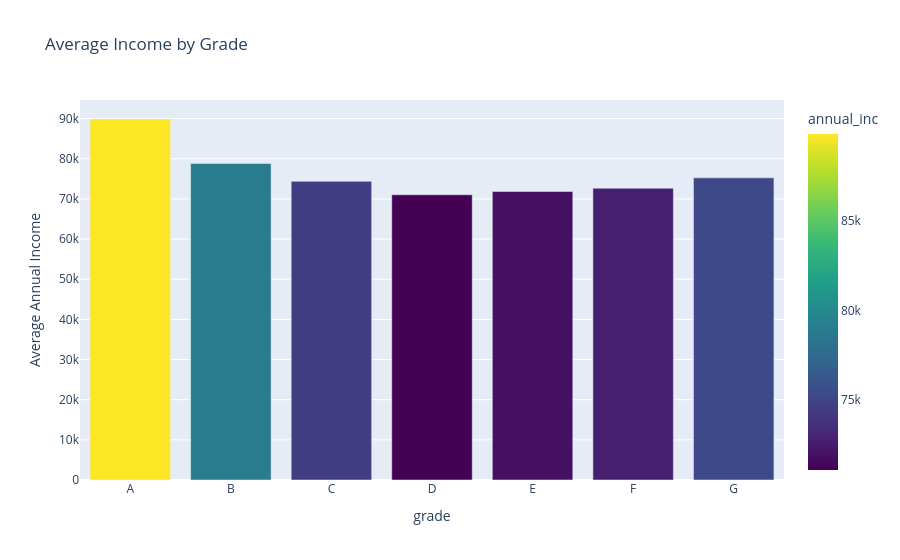

Notebook code for this chart:
### Code cell
print("\n" + "="*80)
print("SECTION 4: BORROWER PROFILE ANALYSIS")
print("="*80)

# The extra dataset appears to contain critical info: let's use it as base
# Merge loan_core with other datasets
# Since all datasets are row-aligned and IDs are all NaN, use index-based concatenation

# Reset indices and concatenate horizontally (by column)
loan_core_reset = loan_core.reset_index(drop=True)
extra_reset = extra.reset_index(drop=True)
borrower_reset = borrower.reset_index(drop=True)
credit_history_reset = credit_history.reset_index(drop=True)
account_balances_reset = account_balances.reset_index(drop=True)
account_activity_reset = account_activity.reset_index(drop=True)

# Combine all datasets using pd.concat on axis=1 (columns)
full_data = pd.concat([
    loan_core_reset,
    extra_reset[[col for col in extra_reset.columns if col not in loan_core_reset.columns]].iloc[:, :-1],
    borrower_reset[[col for col in borrower_reset.columns if col not in loan_core_reset.columns]],
    credit_history_reset[[col for col in credit_history_reset.columns if col not in loan_core_reset.columns]],
    account_balances_reset[[col for col in account_balances_reset.columns if col not in loan_core_reset.columns]],
    account_activity_reset[[col for col in account_activity_reset.columns if col not in loan_core_reset.columns]]
], axis=1)

print(f"\nFull Dataset Shape: {full_data.shape}")
print(f"Data Completeness: {(1 - full_data.isna().sum().sum() / (full_data.shape[0] * full_data.shape[1])) * 100:.1f}%")

# 4.1: Income Analysis
print("\n\n4.1 INCOME DISTRIBUTION BY GRADE")
print("-" * 80)

if 'annual_inc' in full_data.columns:
    income_by_grade = (
        full_data.dropna(subset=['annual_inc'])
        .groupby('grade')['annual_inc']
        .agg(['count', 'mean', 'median', 'std', 'min', 'max'])
        .round(2)
    )
    print(income_by_grade)
    print(f"\nKey Insight: Check if grade assignment aligns with income profiles.")
    print(f"(Higher grades should generally reflect higher/more stable income)")
    
    import plotly.express as px

income_grade = full_data.groupby("grade")["annual_inc"].mean().reset_index()

fig = px.bar(
    income_grade,
    x="grade",
    y="annual_inc",
    title="Average Income by Grade",
    color="annual_inc",
    color_continuous_scale="Viridis"
)

fig.update_layout(yaxis_title="Average Annual Income")
fig.show()

# 4.2: Default Rate by Income Bands
print("\n\n4.2 DEFAULT RATE BY INCOME BANDS")
print("-" * 80)

if 'annual_inc' in full_data.columns:
    full_data_clean = full_data.dropna(subset=['annual_inc'])
    
    # Create income quintiles
    full_data_clean['income_quintile'] = pd.qcut(
        full_data_clean['annual_inc'],
        q=5,
        labels=['Q1 (Lowest)', 'Q2', 'Q3', 'Q4', 'Q5 (Highest)'],
        duplicates='drop'
    )
    
    default_by_income = (
        full_data_clean.groupby('income_quintile')
        .agg({
            'default_flag': ['sum', 'count', 'mean']
        })
        .round(4)
    )
    
    default_by_income.columns = ['Defaults', 'Total_Loans', 'Default_Rate']
    default_by_income['Default_Rate_%'] = (default_by_income['Default_Rate'] * 100).round(2)
    
    print(default_by_income)
    print(f"\nKey Insight: Higher income should correlate with lower default rates.")
    print(f"Anomaly Check: High-income borrowers defaulting at high rates = risk signal.")
    
   
# 4.4: Grade vs Income Alignment Check
print("\n\n4.4 GRADE vs INCOME ALIGNMENT - POTENTIAL MISMATCHES")
print("-" * 80)

if 'annual_inc' in full_data.columns:
    # Create income categories
    full_data_check = full_data.dropna(subset=['annual_inc'])
    full_data_check['income_category'] = pd.cut(
        full_data_check['annual_inc'],
        bins=[0, 30000, 60000, 100000, np.inf],
        labels=['Low (<30K)', 'Medium (30-60K)', 'High (60-100K)', 'Very High (>100K)']
    )
    
    grade_income_mismatch = pd.crosstab(
        full_data_check['grade'],
        full_data_check['income_category'],
        margins=True
    )
    
    print("\nCross-tabulation: Grade vs Income Category")
    print(grade_income_mismatch)
    
    # Flag potential misclassifications
    print("\n\nPotential Grade-Income Mismatches:")
    print("-" * 50)
    
    # E.g., high-grade (A-C) borrowers with low income
    low_income_high_grade = full_data_check[
        (full_data_check['grade'].isin(['A', 'B', 'C'])) &
        (full_data_check['income_category'] == 'Low (<30K)')
    ]
    
    print(f"[WARNING] Grade A-C borrowers with LOW income (<30K): {len(low_income_high_grade)} loans ({(len(low_income_high_grade)/len(full_data_check)*100):.1f}%)")
    print(f"  Default rate in this group: {low_income_high_grade['default_flag'].mean()*100:.2f}%")
    
    # E.g., low-grade (F-G) borrowers with high income
    high_income_low_grade = full_data_check[
        (full_data_check['grade'].isin(['F', 'G'])) &
        (full_data_check['income_category'] == 'Very High (>100K)')
    ]
    
    print(f"[WARNING] Grade F-G borrowers with HIGH income (>100K): {len(high_income_low_grade):,} loans ({len(high_income_low_grade)/len(full_data_check)*100:.1f}%)")
    print(f"  Default rate in this group: {high_income_low_grade['default_flag'].mean()*100:.2f}%")

### Figure 1 — Plotly figure (JSON) as saved in the notebook; plotly's stock layout.template omitted (floating-point values rounded to 4 significant figures)
{"data": [{"hovertemplate": "grade=%{x}<br>annual_inc=%{marker.color}<extra></extra>", "legendgroup": "", "marker": {"color": [89900.0, 78810.0, 74370.0, 71030.0, 71860.0, 72660.0, 75240.0], "coloraxis": "coloraxis", "pattern": {"shape": ""}}, "name": "", "orientation": "v", "showlegend": false, "textposition": "auto", "type": "bar", "x": ["A", "B", "C", "D", "E", "F", "G"], "xaxis": "x", "y": [89900.0, 78810.0, 74370.0, 71030.0, 71860.0, 72660.0, 75240.0], "yaxis": "y"}], "layout": {"barmode": "relative", "coloraxis": {"colorbar": {"title": {"text": "annual_inc"}}, "colorscale": [[0, "#440154"], [0.1111, "#482878"], [0.2222, "#3e4989"], [0.3333, "#31688e"], [0.4444, "#26828e"], [0.5556, "#1f9e89"], [0.6667, "#35b779"], [0.7778, "#6ece58"], [0.8889, "#b5de2b"], [1, "#fde725"]]}, "legend": {"tracegroupgap": 0}, "title": {"text": "Average Income by Grade"}, "xaxis": {"anchor": "y", "domain": [0, 1], "title": {"text": "grade"}}, "yaxis": {"anchor": "x", "domain": [0, 1], "title": {"text": "Average Annual Income"}}}}
